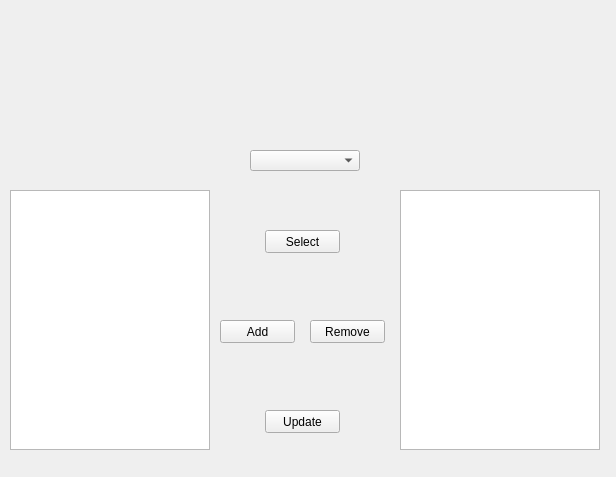
<?xml version="1.0" encoding="UTF-8"?>
<ui version="4.0">
 <class>Form</class>
 <widget class="QWidget" name="Form">
  <property name="geometry">
   <rect>
    <x>0</x>
    <y>0</y>
    <width>616</width>
    <height>477</height>
   </rect>
  </property>
  <property name="windowTitle">
   <string>Form</string>
  </property>
  <widget class="QPushButton" name="Select">
   <property name="geometry">
    <rect>
     <x>265</x>
     <y>230</y>
     <width>75</width>
     <height>23</height>
    </rect>
   </property>
   <property name="text">
    <string>Select</string>
   </property>
  </widget>
  <widget class="QLabel" name="Logo">
   <property name="geometry">
    <rect>
     <x>260</x>
     <y>10</y>
     <width>100</width>
     <height>110</height>
    </rect>
   </property>
   <property name="text">
    <string/>
   </property>
  </widget>
  <widget class="QComboBox" name="Users">
   <property name="geometry">
    <rect>
     <x>250</x>
     <y>150</y>
     <width>110</width>
     <height>21</height>
    </rect>
   </property>
  </widget>
  <widget class="QLabel" name="Tablevew">
   <property name="geometry">
    <rect>
     <x>380</x>
     <y>150</y>
     <width>20</width>
     <height>20</height>
    </rect>
   </property>
   <property name="text">
    <string/>
   </property>
  </widget>
  <widget class="QListWidget" name="SubjecBeAlloted">
   <property name="geometry">
    <rect>
     <x>10</x>
     <y>190</y>
     <width>200</width>
     <height>260</height>
    </rect>
   </property>
  </widget>
  <widget class="QListWidget" name="AllocatedSubject">
   <property name="geometry">
    <rect>
     <x>400</x>
     <y>190</y>
     <width>200</width>
     <height>260</height>
    </rect>
   </property>
  </widget>
  <widget class="QPushButton" name="Remove">
   <property name="geometry">
    <rect>
     <x>310</x>
     <y>320</y>
     <width>75</width>
     <height>23</height>
    </rect>
   </property>
   <property name="text">
    <string>Remove</string>
   </property>
  </widget>
  <widget class="QPushButton" name="Add">
   <property name="geometry">
    <rect>
     <x>220</x>
     <y>320</y>
     <width>75</width>
     <height>23</height>
    </rect>
   </property>
   <property name="text">
    <string>Add</string>
   </property>
  </widget>
  <widget class="QPushButton" name="Allot">
   <property name="geometry">
    <rect>
     <x>265</x>
     <y>410</y>
     <width>75</width>
     <height>23</height>
    </rect>
   </property>
   <property name="text">
    <string>Update</string>
   </property>
  </widget>
 </widget>
 <resources/>
 <connections/>
</ui>
